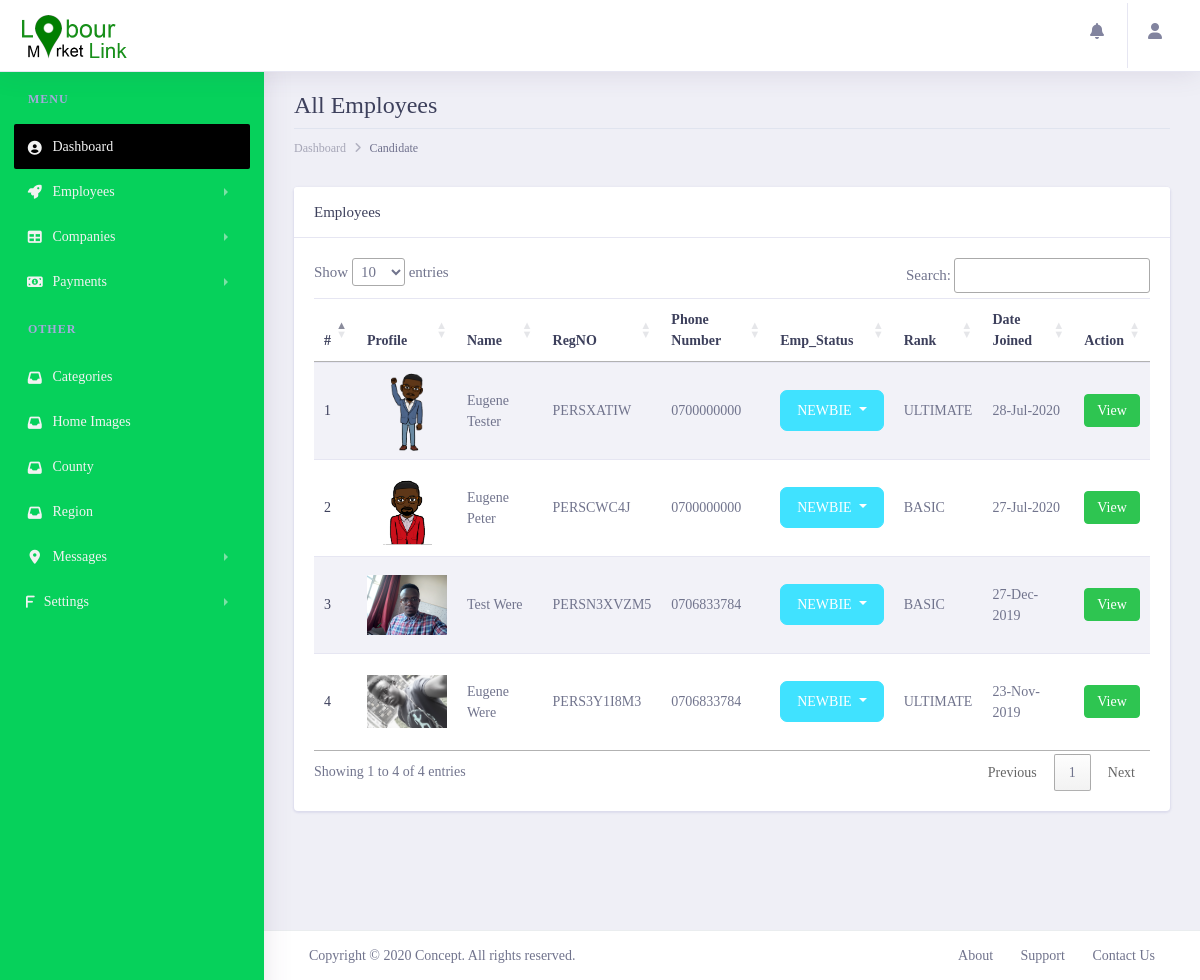
The app's page /lmladmin/allcandidates/ (signed in), older data.
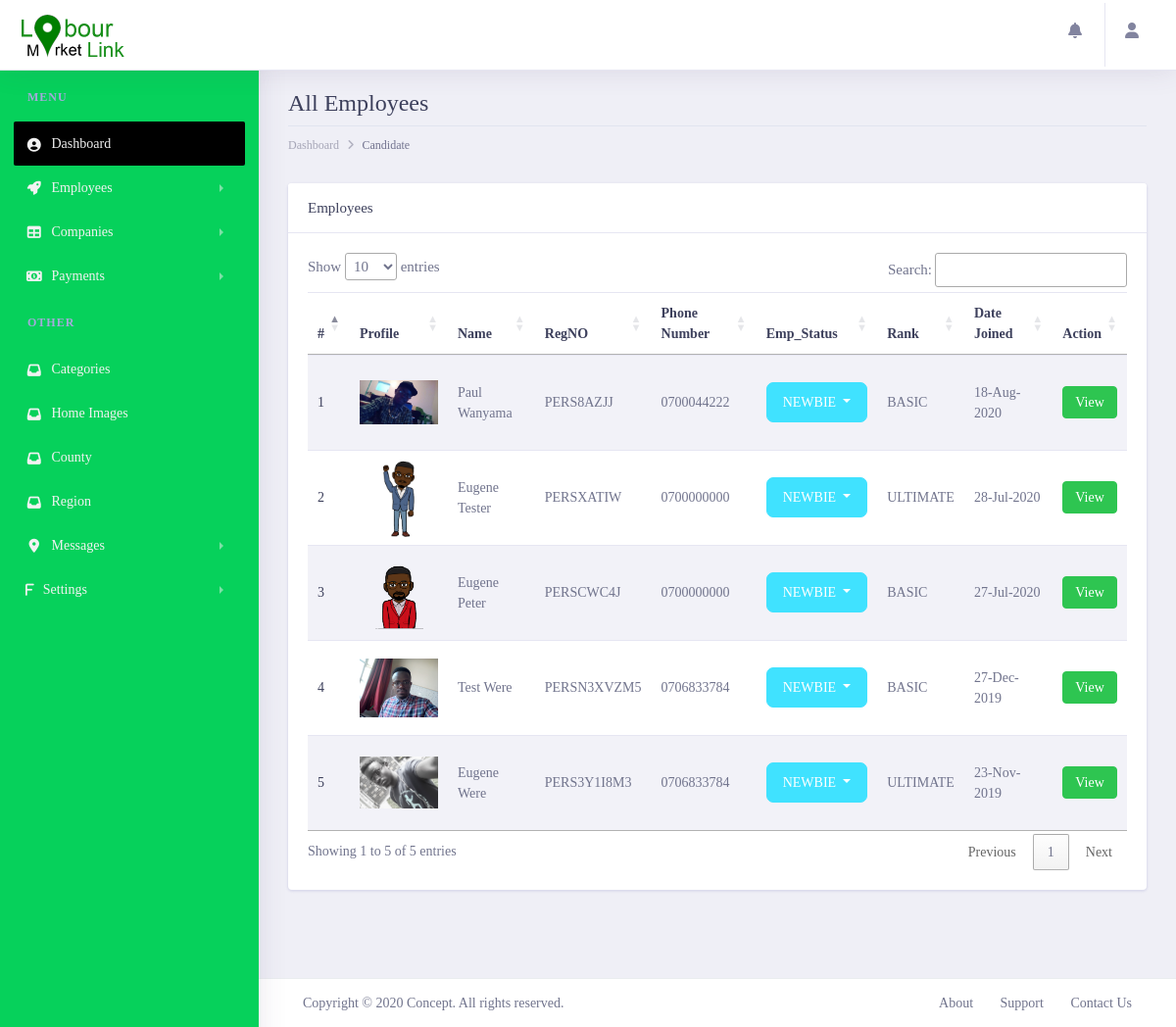
The same page, newer data.
### lmlappadmin/models.py (models this page shows, shortened)
class Customer(get_user_model()):
    profile_image = models.ImageField(max_length=200, upload_to='customerImages', null=True, blank=True)
    regpayment = models.ForeignKey(CustomerPayments, on_delete=models.SET_NULL, null=True)
    country = models.CharField(max_length=100, null=False, blank=False)
    county = models.ForeignKey(County, on_delete=models.SET_NULL, null=True)
    region = models.ForeignKey(Region, on_delete=models.SET_NULL, null=True)
    gender = models.CharField(max_length=100, null=False, blank=False)
    category = models.ForeignKey(Category, on_delete=models.SET_NULL, null=True)
    phone_number = models.CharField(max_length=20, null=False, blank=False)
    date_of_birth = models.DateField(default=datetime.datetime.now)
    landmark = models.CharField(max_length=100, null=True, blank=True)
    huduma_no = models.CharField(max_length=100, null=True, blank=True)
    job_type = models.CharField(max_length=200, null=False, blank=False)
    disability = models.TextField(null=True, blank=True)
    marital_status = models.CharField(max_length=100, null=True, blank=True)
    created_at = models.DateTimeField(auto_now_add=True)
    updated_at = models.DateTimeField(auto_now=True)
    biography = models.TextField()
    PERSONNEL_STATUS = {
        ('NEWBIE', 'Newbie'),
        ('DEACTIVATED', 'Deactivated'),
    }
    status = models.CharField(choices=PERSONNEL_STATUS, default='NEWBIE', max_length=200, null=False, blank=False)
    PAYMENT_STATUS = {
        ('PAID', 'Paid'),
        ('UNPAID', 'UnPaid'),
        ('PARTIAL', 'Partial'),
    }
    pay_status = models.CharField(choices=PAYMENT_STATUS, default='UNPAID', max_length=200, null=False, blank=False)
    RANK_STATUS = {
        ('BASIC', 'Basic'),
        ('PREMIUM', 'Premium'),
        ('ULTIMATE', 'Ultimate'),
    }
    rank_status = models.CharField(choices=RANK_STATUS, default='BASIC', max_length=200, null=False, blank=False)
    DISABILITY_STATUS = [
        ('DISABLED', 'Disabled'),
        ('NOT_DISABLED', 'Not_Disabled')
    ]
    disability_status = models.CharField(choices=DISABILITY_STATUS, default='NOT_DISABLED', max_length=200, null=True,
                                         blank=False)
    class Meta:
        verbose_name = 'Customer'
        verbose_name_plural = 'Customers'
    @property
    def customer_reg_no(self):
        regno = CustomerRegNo.objects.filter(customer=self).first()
        if regno:
            return regno.personel_reg_no
        else:
            return 'NO_REGNO_ON_THIS_GUY'

class CustomerRegNo(models.Model):
    customer = models.ForeignKey(Customer, on_delete=models.CASCADE)
    personel_reg_no = models.CharField(max_length=100, null=False, blank=False, unique=True)
    created_at = models.DateTimeField(auto_now_add=True)
    updated_at = models.DateTimeField(auto_now=True)

### lmlappadmin/views.py (the view)
# urls.py: path('allcandidates/',views.employees, name='employees'),
@login_required()
def employees(request):
    employees = Customer.objects.order_by('-created_at')
    context = {
        'title': 'Employees',
        'customers': employees,
    }
    return render(request,'employee/allemployees.html', context)

### lmlapp/templatetags/call_methods.py (called while the page is built)
@register.filter(name='contactushome')
def comments(request):
    contactushome = ContactUsHome.objects.filter(status="UNREAD").order_by("-created_at")
    if contactushome is not None:
        return contactushome
    return False

@register.filter(name='contactushomecount')
def commentscount(request):
    contactushomecount = ContactUsHome.objects.count()
    if contactushomecount > 0:
        return contactushomecount
    return False

### lmlappadmin/templates/employee/allemployees.html (shortened to what this page needs)
{% extends 'admin/layout.html' %}
{% load static %}
{% block content %}
       <div class="dashboard-wrapper ml-0">
            <div class="container-fluid  dashboard-content">
                <div class="row">
                    <div class="col-xl-12 col-lg-12 col-md-12 col-sm-12 col-12">
                        <div class="page-header">
                            <h2 class="pageheader-title"> All Employees</h2>
                            <div class="page-breadcrumb">
                                <nav aria-label="breadcrumb">
                                    <ol class="breadcrumb">
                                        <li class="breadcrumb-item"><a href="{% url 'LMLAdmin:home' %}" class="breadcrumb-link">Dashboard</a></li>
                                        <li class="breadcrumb-item active" aria-current="page">Candidate</li>
                                    </ol>
                                </nav>
                            </div>
                        </div>
                    </div>
                </div>
                <div class="row">
                    <div class="col-xl-12 col-lg-12 col-md-12 col-sm-12 col-12">
                            <div class="card">
                                <h5 class="card-header">Employees</h5>
                                <div class="card-body">
                                    <div class="col-sm-12 p-0" >
                                        <table style="width: 100%;" class="table table-striped" id="myDataTable">
                                        <thead>
                                            <tr>
                                                <th scope="col">#</th>
                                                <th scope="col">Profile</th>
                                                <th scope="col">Name</th>
                                                <th scope="col">RegNO</th>
                                                <th scope="col">Phone Number</th>
                                                <th scope="col">Emp_Status</th>
                                                <th scope="col">Rank</th>
                                                <th scope="col">Date Joined</th>
                                                <th scope="col">Action</th>
                                            </tr>
                                        </thead>
                                        <tbody>
                                            {% for employee in customers %}
                                                <tr>
                                                    <th scope="row">{{forloop.counter}}</th>
                                                    <td>
                                                        <div style="width: 80px; height: 80px; overflow: hidden;" class="rounded">
                                                            <img style="object-fit: contain;" class="w-100 h-100 rounded" src="{{ employee.profile_image.url }}" alt="">
                                                        </div>
                                                    </td>
                                                    <td>{{employee.first_name|title}} {{ employee.last_name|title }}</td>
                                                    <td>{{employee.customer_reg_no}}</td>
                                                    <td>{{employee.phone_number}}</td>
                                                    <td> <div class="dropdown">
                                                          <button class="btn
                                                            {% if  employee.status == 'NEWBIE' %}
                                                             btn-secondary
                                                         {% elif  employee.status == 'REGISTERED_CONFIRMED' %}
                                                            btn-success
                                                         {% elif  employee.status == 'DEACTIVATED' %}
                                                            btn-danger
                                                         {% endif %}
                                                           dropdown-toggle" type="button" id="dropdownMenuButton" data-toggle="dropdown" aria-haspopup="true" aria-expanded="false">
                                                              {{ employee.status }}
                                                          </button>
                                                        </div>
                                                    </td>
                                                    <td>{{employee.rank_status}}</td>
                                                    <td>{{employee.created_at|date:'d-M-Y'}}</td>
                                                    <td>
                                                        <a target="_blank" href="{% url 'LMLAdmin:employeesdetails' employee.id %}" class="btn btn-success btn-sm rounded">View</a>
                                                    </td>
                                                </tr>
                                            {%  endfor  %}
                                        </tbody>
                                    </table>
                                    </div>
                                </div>
                            </div>
                        </div>
                </div>
            </div>
        </div>
{% endblock content %}

### lmlappadmin/templates/admin/layout.html (shortened to what this page needs)
<!doctype html>
{% load humanize %}
{% load static %}
{% load call_methods %}
<html lang="en">
<head>
    <link rel="stylesheet" href="{% static 'assets/vendor/bootstrap/css/bootstrap.min.css' %}">
    <link href="{% static 'assets/vendor/fonts/circular-std/style.css' %}" rel="stylesheet">
    <link rel="stylesheet" href="{% static 'assets/libs/css/style.css' %}">
    <link rel="stylesheet" href="{% static 'assets/vendor/fonts/fontawesome/css/fontawesome-all.css' %}">
    <link rel="stylesheet" href="{% static 'assets/vendor/charts/chartist-bundle/chartist.css' %}">
    <link rel="stylesheet" href="{% static 'assets/vendor/charts/morris-bundle/morris.css' %}">
    <link rel="stylesheet" href="{% static 'assets/vendor/fonts/material-design-iconic-font/css/materialdesignicons.min.css' %}">
    <link rel="stylesheet" href="{% static 'assets/vendor/charts/c3charts/c3.css' %}">
    <link rel="stylesheet" href="{% static 'assets/vendor/fonts/flag-icon-css/flag-icon.min.css' %}">
     <link rel="stylesheet" href="https://cdnjs.cloudflare.com/ajax/libs/sweetalert/1.1.3/sweetalert.min.css">
    <link rel="stylesheet" type="text/css" href="https://cdn.datatables.net/1.10.21/css/jquery.dataTables.min.css"/>
</head>
<body>
    <div class="dashboard-main-wrapper">
        <div class="dashboard-header">
            <nav class="navbar navbar-expand-lg bg-white fixed-top">
                <a class="navbar-brand" href="{% url 'LMLAdmin:home' %}"><img src="{% static 'assets/img/LML4.png' %}" alt=""></a>
                <div class="collapse navbar-collapse " id="navbarSupportedContent">
                    <ul class="navbar-nav ml-auto navbar-right-top">
                        <li class="nav-item dropdown notification">
                            <a class="nav-link nav-icons" href="#" id="navbarDropdownMenuLink1" data-toggle="dropdown" aria-haspopup="true" aria-expanded="false">
                                <i class="fas fa-fw fa-bell"></i>
                            </a>
                        </li>
                        <li class="nav-item dropdown nav-user">
                            <a class="nav-link nav-user-img" href="#" id="navbarDropdownMenuLink2" data-toggle="dropdown" aria-haspopup="true" aria-expanded="false">
                                <i class="fa fa-user user-avatar-md rounded-circle"> </i>
                            </a>
                        </li>
                    </ul>
                </div>
            </nav>
        </div>
        <div class="nav-left-sidebar sidebar-dark" style="z-index: 999;">
            <div class="menu-list">
                <nav class="navbar navbar-expand-lg navbar-light">
                    <div class="collapse navbar-collapse" id="navbarNav">
                        <ul class="navbar-nav flex-column">
                            <li class="nav-divider">
                                Menu
                            </li>
                            <li class="nav-item ">
                                <a class="nav-link active" href="{% url 'LMLAdmin:home' %}"><i class="fa fa-fw fa-user-circle"></i>Dashboard <span class="badge badge-success">6</span></a>
                            </li>
                            <li class="nav-item">
                                <a class="nav-link" href="#" data-toggle="collapse" aria-expanded="false" data-target="#submenu-2" aria-controls="submenu-2"><i class="fa fa-fw fa-rocket"></i>Employees</a>
                            </li>
                            <li class="nav-item">
                                <a class="nav-link" href="#" data-toggle="collapse" aria-expanded="false" data-target="#submenu-5" aria-controls="submenu-5"><i class="fas fa-fw fa-table"></i>Companies</a>
                            </li>
                            <li class="nav-item">
                                <a class="nav-link" href="#" data-toggle="collapse" aria-expanded="false" data-target="#submenu-51" aria-controls="submenu-5"><i class="fas fa-fw fa-money-bill-alt"></i>Payments</a>
                            </li>
                            <li class="nav-divider">
                                Other
                            </li>
                            <li class="nav-item">
                                <a class="nav-link" href="{% url 'LMLAdmin:categories' %}" ><i class="fas fa-fw fa-inbox"></i>Categories <span class="badge badge-secondary">New</span></a>
                            </li>
                            <li class="nav-item">
                                <a class="nav-link" href="{% url 'LMLAdmin:carouselImages' %}" ><i class="fas fa-fw fa-inbox"></i>Home Images <span class="badge badge-secondary">New</span></a>
                            </li>
                            <li class="nav-item">
                                <a class="nav-link" href="" ><i class="fas fa-fw fa-inbox"></i>County <span class="badge badge-secondary">New</span></a>
                            </li>
                            <li class="nav-item">
                                <a class="nav-link" href="" ><i class="fas fa-fw fa-inbox"></i>Region <span class="badge badge-secondary">New</span></a>
                            </li>
                            <li class="nav-item">
                                <a class="nav-link" href="#" data-toggle="collapse" aria-expanded="false" data-target="#submenu-9" aria-controls="submenu-9"><i class="fas fa-fw fa-map-marker-alt"></i>Messages</a>
                            </li>
                            <li class="nav-item">
                                <a class="nav-link" href="#" data-toggle="collapse" aria-expanded="false" data-target="#submenu-10" aria-controls="submenu-10"><i class="fas fa-f fa-folder"></i>Settings</a>
                            </li>
                        </ul>
                    </div>
                </nav>
            </div>
        </div>
        <div style="overflow: auto;" class="dashboard-wrapper">
            {% block content %}
            {% endblock content %}
            <div class="footer">
                <div class="container-fluid">
                    <div class="row">
                        <div class="col-xl-6 col-lg-6 col-md-6 col-sm-12 col-12">
                             Copyright ©
                            <script> var yr = new Date; document.write(yr.getFullYear());</script> Concept. All rights reserved.
                        </div>
                        <div class="col-xl-6 col-lg-6 col-md-6 col-sm-12 col-12">
                            <div class="text-md-right footer-links d-none d-sm-block">
                                <a href="javascript: void(0);">About</a>
                                <a href="javascript: void(0);">Support</a>
                                <a href="javascript: void(0);">Contact Us</a>
                            </div>
                        </div>
                    </div>
                </div>
            </div>
        </div>
    </div>
    {% load sweetify %}
</body>
</html>

### lmlappadmin/templates/admin/layout.html (style rules this page uses)
.btn { border-radius: 7px; }

Row changes from the older to the newer data that the page shows:
added Customer: profile_image (picture), first_name "Paul", last_name "Wanyama", customer_reg_no "PERS8AZJJ", phone_number "0700044222", status "NEWBIE", rank_status "BASIC", created_at "18-Aug-2020"
Text that changed along with them:
text written by a page script: "Show entries Search: Showing 1 to 4 of 4 entries Previous 1 Next" → "Show entries Search: Showing 1 to 5 of 5 entries Previous 1 Next"
